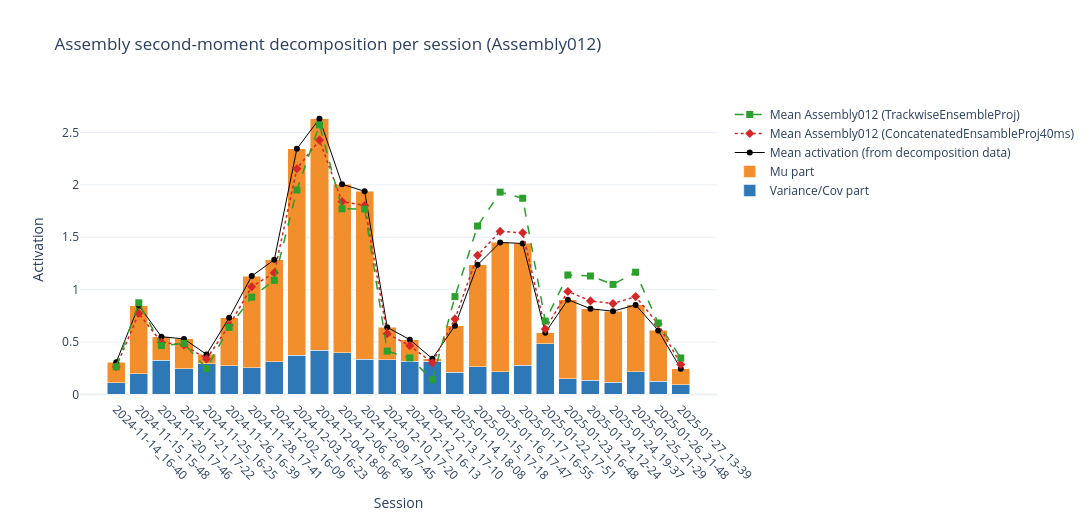

Notebook code for this chart:
### Code cell
# Assembly second-moment decomposition per session (bar plot) + analytic activation overlays

assembly_name = "Assembly012"

unit_cols = [c for c in fr.columns if isinstance(c, str) and c.startswith("Unit")]
if len(unit_cols) == 0:
    raise ValueError("No Unit columns found in `fr`.")

fr_units_hz = fr.loc[:, unit_cols].apply(pd.to_numeric, errors="coerce").fillna(0.0)

# Global z-score per unit across all concatenated samples
fr_units_z = (fr_units_hz - fr_units_hz.mean(axis=0)) / fr_units_hz.std(axis=0, ddof=1)
fr_units_z = fr_units_z.replace([np.inf, -np.inf], np.nan).fillna(0.0)

if assembly_name not in ensambles.columns:
    raise ValueError(f"{assembly_name} not found in `ensambles`.")

w_raw = ensambles[assembly_name].copy()
idx_as_str = pd.Series(w_raw.index).astype(str)
if idx_as_str.str.startswith("Unit").all():
    w_by_unit = pd.Series(w_raw.values, index=idx_as_str.values)
else:
    # Fallback: assume zero-based neuron indices in ensambles.index
    w_by_unit = pd.Series(w_raw.values, index=[f"Unit{int(i) + 1:04d}" for i in w_raw.index])

w_by_unit = pd.to_numeric(w_by_unit, errors="coerce").reindex(unit_cols).fillna(0.0)
w = w_by_unit.values.astype(float)

# Projector used for assembly activation (matching get_ConcatenatedEnsambles40ms)
P = np.outer(w, w)
np.fill_diagonal(P, 0.0)

session_ids = sorted(fr_units_z.index.get_level_values("session_id").unique().tolist())
rows = []
for s in session_ids:
    X = fr_units_z.xs(s, level="session_id").loc[:, unit_cols].to_numpy(dtype=float)
    if X.shape[0] < 2:
        continue

    mu = X.mean(axis=0)
    Xc = X - mu
    Sigma = (Xc.T @ Xc) / X.shape[0]  # ddof=0, population covariance

    var_part = float(np.trace(P @ Sigma))
    mu_part = float(mu @ P @ mu)

    # Empirical mean activation per session (computed from weighted globally z-scored FR)
    act_bins = np.einsum("bi,ij,bj->b", X, P, X)
    activation_mean = float(np.mean(act_bins))

    rows.append({
        "session_id": s,
        "variance_part": var_part,
        "mu_part": mu_part,
        "activation_mean": activation_mean,
    })

decomp_df = pd.DataFrame(rows).set_index("session_id")
decomp_df["decomp_total"] = decomp_df["variance_part"] + decomp_df["mu_part"]
decomp_df["decomp_error"] = decomp_df["activation_mean"] - decomp_df["decomp_total"]

# Load concatenated analytic ensemble projection and compute mean activation per session
ens_proj_concat = analytics.get_analytics("ConcatenatedEnsambleProj40ms", session_names=session_names)

if isinstance(ens_proj_concat.index, pd.MultiIndex) and "session_id" in ens_proj_concat.index.names:
    concat_activation_by_session = ens_proj_concat[assembly_name].groupby(level="session_id").mean()
elif "session_id" in ens_proj_concat.columns:
    concat_activation_by_session = ens_proj_concat.groupby("session_id")[assembly_name].mean()

concat_activation_by_session = concat_activation_by_session.reindex(decomp_df.index)

# Load trackwise analytic ensemble projection and compute mean activation per session
ens_proj_trackwise = analytics.get_analytics("TrackwiseEnsembleProj", session_names=session_names)

if isinstance(ens_proj_trackwise.index, pd.MultiIndex) and "session_id" in ens_proj_trackwise.index.names:
    trackwise_activation_by_session = ens_proj_trackwise[assembly_name].groupby(level="session_id").mean()
elif "session_id" in ens_proj_trackwise.columns:
    trackwise_activation_by_session = ens_proj_trackwise.groupby("session_id")[assembly_name].mean()

trackwise_activation_by_session = trackwise_activation_by_session.reindex(decomp_df.index)

fig = go.Figure()
fig.add_trace(go.Bar(
    x=decomp_df.index,
    y=decomp_df["variance_part"],
    name="Variance/Cov part",
    marker_color="#2f78b7",
))
fig.add_trace(go.Bar(
    x=decomp_df.index,
    y=decomp_df["mu_part"],
    name="Mu part",
    marker_color="#f28e2b",
))

fig.add_trace(go.Scatter(
    x=decomp_df.index,
    y=decomp_df["activation_mean"],
    mode="markers+lines",
    name="Mean activation (from decomposition data)",
    marker=dict(color="black", size=6),
    line=dict(color="black", width=1),
))

fig.add_trace(go.Scatter(
    x=decomp_df.index,
    y=concat_activation_by_session.values,
    mode="markers+lines",
    name=f"Mean {assembly_name} (ConcatenatedEnsambleProj40ms)",
    marker=dict(color="#d62728", size=7, symbol="diamond"),
    line=dict(color="#d62728", width=1.5, dash="dot"),
))

fig.add_trace(go.Scatter(
    x=decomp_df.index,
    y=trackwise_activation_by_session.values,
    mode="markers+lines",
    name=f"Mean {assembly_name} (TrackwiseEnsembleProj)",
    marker=dict(color="#2ca02c", size=7, symbol="square"),
    line=dict(color="#2ca02c", width=1.5, dash="dash"),
))

fig.update_layout(
    barmode="stack",
    title=f"Assembly second-moment decomposition per session ({assembly_name})",
    xaxis_title="Session",
    yaxis_title="Activation",
    template="plotly_white",
    width=1300,
    height=520,
)
fig.update_xaxes(tickangle=45)
fig.show()

decomp_df.head()

### Figure 1 — Plotly figure (JSON) as saved in the notebook; plotly's stock layout.template omitted (floating-point values rounded to 4 significant figures)
{"data": [{"marker": {"color": "#2f78b7"}, "name": "Variance/Cov part", "type": "bar", "x": ["2024-11-14_16-40", "2024-11-15_15-48", "2024-11-20_17-46", "2024-11-21_17-22", "2024-11-25_16-25", "2024-11-26_16-39", "2024-11-28_17-41", "2024-12-02_16-09", "2024-12-03_16-23", "2024-12-04_18-06", "2024-12-06_16-49", "2024-12-09_17-45", "2024-12-10_17-20", "2024-12-12_16-13", "2024-12-13_17-10", "2025-01-14_18-08", "2025-01-15_17-18", "2025-01-16_17-47", "2025-01-17_16-55", "2025-01-22_17-51", "2025-01-23_16-48", "2025-01-24_12-24", "2025-01-24_19-37", "2025-01-25_21-29", "2025-01-26_21-48", "2025-01-27_13-39"], "y": [0.113, 0.1966, 0.3275, 0.2475, 0.2947, 0.2737, 0.2554, 0.3125, 0.3761, 0.423, 0.398, 0.3372, 0.332, 0.3175, 0.3171, 0.2143, 0.2642, 0.2182, 0.2812, 0.4863, 0.1491, 0.1335, 0.1156, 0.2185, 0.1265, 0.0909]}, {"marker": {"color": "#f28e2b"}, "name": "Mu part", "type": "bar", "x": ["2024-11-14_16-40", "2024-11-15_15-48", "2024-11-20_17-46", "2024-11-21_17-22", "2024-11-25_16-25", "2024-11-26_16-39", "2024-11-28_17-41", "2024-12-02_16-09", "2024-12-03_16-23", "2024-12-04_18-06", "2024-12-06_16-49", "2024-12-09_17-45", "2024-12-10_17-20", "2024-12-12_16-13", "2024-12-13_17-10", "2025-01-14_18-08", "2025-01-15_17-18", "2025-01-16_17-47", "2025-01-17_16-55", "2025-01-22_17-51", "2025-01-23_16-48", "2025-01-24_12-24", "2025-01-24_19-37", "2025-01-25_21-29", "2025-01-26_21-48", "2025-01-27_13-39"], "y": [0.1943, 0.652, 0.2241, 0.2827, 0.08761, 0.4575, 0.8746, 0.9729, 1.968, 2.208, 1.608, 1.602, 0.309, 0.2057, 0.02467, 0.442, 0.9727, 1.233, 1.16, 0.1027, 0.7557, 0.6847, 0.6786, 0.6363, 0.485, 0.1553]}, {"line": {"color": "black", "width": 1}, "marker": {"color": "black", "size": 6}, "mode": "markers+lines", "name": "Mean activation (from decomposition data)", "type": "scatter", "x": ["2024-11-14_16-40", "2024-11-15_15-48", "2024-11-20_17-46", "2024-11-21_17-22", "2024-11-25_16-25", "2024-11-26_16-39", "2024-11-28_17-41", "2024-12-02_16-09", "2024-12-03_16-23", "2024-12-04_18-06", "2024-12-06_16-49", "2024-12-09_17-45", "2024-12-10_17-20", "2024-12-12_16-13", "2024-12-13_17-10", "2025-01-14_18-08", "2025-01-15_17-18", "2025-01-16_17-47", "2025-01-17_16-55", "2025-01-22_17-51", "2025-01-23_16-48", "2025-01-24_12-24", "2025-01-24_19-37", "2025-01-25_21-29", "2025-01-26_21-48", "2025-01-27_13-39"], "y": [0.3073, 0.8486, 0.5516, 0.5302, 0.3823, 0.7312, 1.13, 1.285, 2.344, 2.631, 2.006, 1.939, 0.641, 0.5232, 0.3417, 0.6563, 1.237, 1.451, 1.441, 0.589, 0.9048, 0.8182, 0.7942, 0.8548, 0.6115, 0.2462]}, {"line": {"color": "#d62728", "dash": "dot", "width": 1.5}, "marker": {"color": "#d62728", "size": 7, "symbol": "diamond"}, "mode": "markers+lines", "name": "Mean Assembly012 (ConcatenatedEnsambleProj40ms)", "type": "scatter", "x": ["2024-11-14_16-40", "2024-11-15_15-48", "2024-11-20_17-46", "2024-11-21_17-22", "2024-11-25_16-25", "2024-11-26_16-39", "2024-11-28_17-41", "2024-12-02_16-09", "2024-12-03_16-23", "2024-12-04_18-06", "2024-12-06_16-49", "2024-12-09_17-45", "2024-12-10_17-20", "2024-12-12_16-13", "2024-12-13_17-10", "2025-01-14_18-08", "2025-01-15_17-18", "2025-01-16_17-47", "2025-01-17_16-55", "2025-01-22_17-51", "2025-01-23_16-48", "2025-01-24_12-24", "2025-01-24_19-37", "2025-01-25_21-29", "2025-01-26_21-48", "2025-01-27_13-39"], "y": [0.2644, 0.7744, 0.4973, 0.472, 0.3396, 0.659, 1.028, 1.162, 2.153, 2.427, 1.84, 1.804, 0.5792, 0.4657, 0.303, 0.7213, 1.327, 1.556, 1.543, 0.624, 0.9833, 0.8928, 0.867, 0.9339, 0.6731, 0.287]}, {"line": {"color": "#2ca02c", "dash": "dash", "width": 1.5}, "marker": {"color": "#2ca02c", "size": 7, "symbol": "square"}, "mode": "markers+lines", "name": "Mean Assembly012 (TrackwiseEnsembleProj)", "type": "scatter", "x": ["2024-11-14_16-40", "2024-11-15_15-48", "2024-11-20_17-46", "2024-11-21_17-22", "2024-11-25_16-25", "2024-11-26_16-39", "2024-11-28_17-41", "2024-12-02_16-09", "2024-12-03_16-23", "2024-12-04_18-06", "2024-12-06_16-49", "2024-12-09_17-45", "2024-12-10_17-20", "2024-12-12_16-13", "2024-12-13_17-10", "2025-01-14_18-08", "2025-01-15_17-18", "2025-01-16_17-47", "2025-01-17_16-55", "2025-01-22_17-51", "2025-01-23_16-48", "2025-01-24_12-24", "2025-01-24_19-37", "2025-01-25_21-29", "2025-01-26_21-48", "2025-01-27_13-39"], "y": [0.2641, 0.8746, 0.4663, 0.4878, 0.2465, 0.6408, 0.9287, 1.089, 1.951, 2.572, 1.772, 1.769, 0.4143, 0.349, 0.1413, 0.9338, 1.607, 1.931, 1.872, 0.7006, 1.14, 1.131, 1.05, 1.167, 0.6816, 0.3479]}], "layout": {"barmode": "stack", "height": 520, "title": {"text": "Assembly second-moment decomposition per session (Assembly012)"}, "width": 1300, "xaxis": {"tickangle": 45, "title": {"text": "Session"}}, "yaxis": {"title": {"text": "Activation"}}}}
